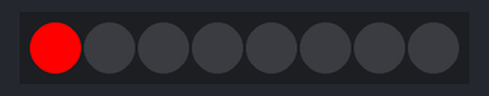
Simulated run of this program. Board: ESP32 board running MicroPython. On the bench: 8 RGB LEDs in strip order, left to right.

Above: at 0.1 s.
At 1.1 s:
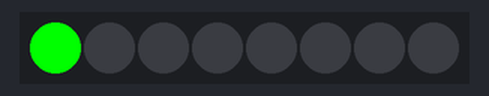
At 2.1 s:
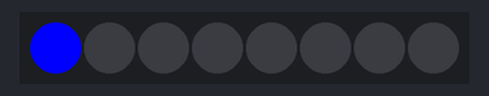
Timing chart, 0 to 130.0 s (numbered marks = the images above):
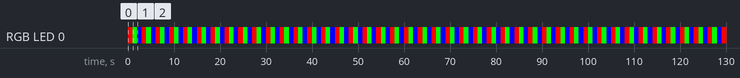

Measured:
- by itself, RGB LED 0: repeats every 3.0 s: RGB(0, 255, 0) 1.0 s, RGB(0, 0, 255) 1.0 s, RGB(255, 0, 0) 1.0 s
- by itself, everything shown: repeats every 3.0 s, in 3 steps
- what the display in image 1 shows lasts 1.0 s, from 1.0 s to 2.0 s

The program:

RGBLED.py
```python
from machine import Pin
from neopixel import NeoPixel
from time import sleep

RGBled = Pin(28, Pin.OUT)
Barva = NeoPixel(RGBled, 8)


while True:
    Barva[0] = (255, 0, 0)
    Barva.write()
    sleep(1)
    Barva[0] = (0, 255, 0)
    Barva.write()
    sleep(1)
    Barva[0] = (0, 0, 255)
    Barva.write()
    sleep(1)
```
